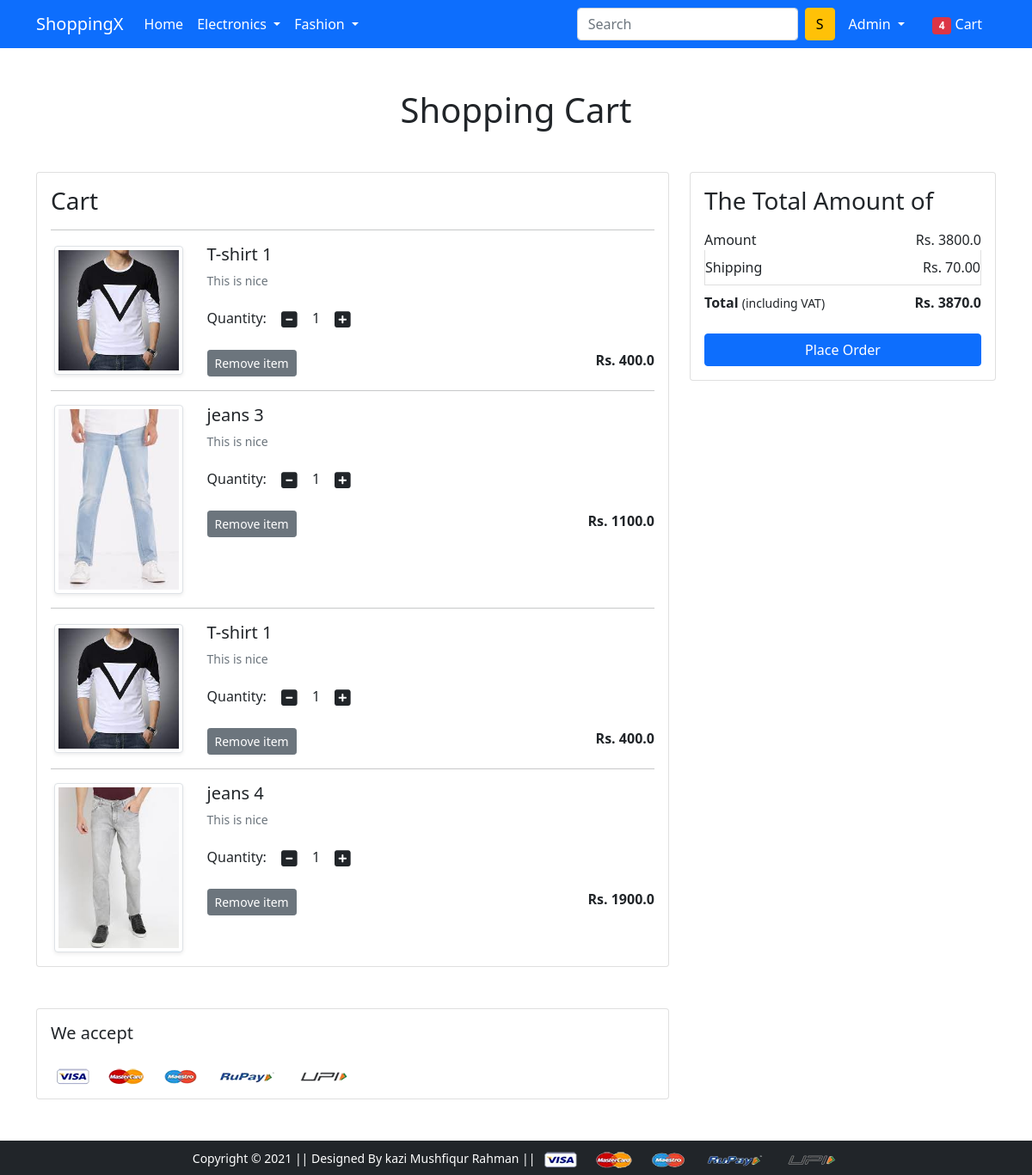
The app's page /show-cart/ (signed in) with its own data.
### app/models.py (models this page shows, shortened)
class Cart(models.Model):
    user = models.ForeignKey(User, on_delete=models.CASCADE)
    product = models.ForeignKey(Product, on_delete=models.CASCADE)
    quantity = models.PositiveIntegerField(default=1)

class Product(models.Model):
    title = models.CharField(max_length=100)
    selling_price = models.FloatField()
    discounted_price = models.FloatField()
    description = models.TextField()
    brand = models.CharField(max_length=100)
    category = models.CharField(choices=CATEGORY_CHOICES, max_length=2)
    product_image = models.ImageField(upload_to='productimg')

### app/views.py (the view)
# urls.py: path('show-cart/', views.show_cart, name='show-cart'),
@login_required
def show_cart(request):
    if request.user.is_authenticated:
        user = request.user
        carts = Cart.objects.filter(user=user)
        amount = 0.0
        shipping_amount = 70.0
        totalamount = 0.0
        if carts:
            for cart in carts:
                temp_amount = cart.quantity * (cart.product.discounted_price)
                amount += temp_amount
            totalamount = amount + shipping_amount
            return render(request, 'app/addtocart.html', {'carts': carts,
            'totalamount': totalamount, 'amount': amount})
        else:
            return render(request, 'app/emptycart.html')

### app/templates/app/addtocart.html (shortened to what this page needs)
{% extends 'app/base.html' %}
{% load static %}
{% block main-content %}
<div class="container my-5">
 <div class="row">
  <h1 class="text-center mb-5">Shopping Cart</h1>
  <div class="col-sm-8">
  <div class="card">
   <div class="card-body">
    <h3>Cart</h3>
    {% for cart in carts %}
    <hr>
    <div class="row">
     <div class="col-sm-3 text-center align-self-center"><img src="{{cart.product.product_image.url}}" alt="" srcset="" class="img-fluid img-thumbnail shadow-sm" height="150" width="150"> </div>
     <div class="col-sm-9">
      <div>
       <h5>{{cart.product.title}}</h5>
       <p class="mb-2 text-muted small">{{cart.product.description}}</p>
       <div class="my-3">
        <label for="quantity">Quantity:</label>
        <a class="minus-cart btn" pid="{{cart.product.id}}"><i class="fas fa-minus-square fa-lg"></i></a>
          <span id="quantity">{{cart.quantity}}</span>
        <a class="plus-cart btn" pid="{{cart.product.id}}"><i class="fas fa-plus-square fa-lg"></i></a>
       </div>
       <div class="d-flex justify-content-between">
        <a href="#" class="btn btn-sm btn-secondary mr-3 remove-cart"
          pid="{{cart.product.id}}">Remove item</a>
        <p class="mb-0">
          <span>
            <strong>Rs. {{cart.product.discounted_price}}</strong>
          </span>
        </p>
       </div>
      </div>
     </div>
    </div>
    {% endfor %}
   </div>
   </div>
  </div>
  <div class="col-sm-4">
   <div class="card">
    <div class="card-body">
      <h3>The Total Amount of</h3>
      <ul class="list-group">
       <li class="list-group-item d-flex justify-content-between align-items-center border-0 px-0 pb-0">
        Amount<span>Rs. <span id="amount">{{amount}}</span></span>
      </li>
       <li class="list-group-item d-flex justify-content-between align-items-center px-0">
        Shipping<span>Rs. 70.00</span>
       </li>
       <li class="list-group-item d-flex justify-content-between align-items-center border-0 px-0 mb-3">
        <div>
           <strong>Total</strong> <small>(including VAT)</small>
         </div>
         <span><strong>Rs. <strong id="totalamount">{{totalamount}}</strong></strong></span>
       </li>
      </ul>
      <div class="d-grid">
        <a href="{% url 'checkout' %}" class="btn btn-primary">Place Order</a>
      </div>
    </div>
   </div>
  </div>
 </div>
</div>
<div class="container">
 <div class="row">
  <div class="col-sm-8">
   <div class="card">
    <div class="card-body">
      <h5 class="mb-4">We accept</h5>
      <img src="{% static 'app/images/payment.png' %}" alt="" class="img-fluid">
    </div>
  </div>
  </div>
 </div>
</div>
{% endblock main-content %}

### app/templates/app/base.html (shortened to what this page needs)
<!doctype html>
{% load static %}
<html lang="en">
  <head>
    <link href="https://cdn.jsdelivr.net/npm/bootstrap@5.0.0-beta1/dist/css/bootstrap.min.css" rel="stylesheet">
    <link rel="stylesheet" href="{% static 'app/css/owl.carousel.min.css' %}">
    <link rel="stylesheet" href="{% static 'app/css/all.min.css' %}">
    <link rel="stylesheet" href="{% static 'app/css/style.css' %}">
  </head>
  <body>
    <nav class="navbar navbar-expand-lg navbar-dark bg-primary">
     <div class="container">
       <a class="navbar-brand" href="/">ShoppingX</a>
       <div class="collapse navbar-collapse" id="navbarSupportedContent">
         <ul class="navbar-nav me-auto mb-2 mb-lg-0">
           <li class="nav-item">
             <a class="nav-link active" aria-current="page" href="/">Home</a>
           </li>
           <li class="nav-item dropdown">
             <a class="nav-link dropdown-toggle text-white" href="#" id="electronicsDropdown" role="button" data-bs-toggle="dropdown" aria-expanded="false">
               Electronics
             </a>
           </li>
           <li class="nav-item dropdown">
             <a class="nav-link dropdown-toggle text-white" href="#" id="fashionDropdown" role="button" data-bs-toggle="dropdown" aria-expanded="false">
               Fashion
             </a>
           </li>
         </ul>
         <form class="d-flex">
           <input class="form-control me-2" type="search" placeholder="Search" aria-label="Search">
           <button class="btn btn-warning" type="submit">S</button>
         </form>
         <div>
          <ul class="navbar-nav me-auto mb-2 mb-lg-0">
            {% if request.user.is_authenticated %}
           <li class="nav-item dropdown mx-2">
              <a class="nav-link dropdown-toggle text-white" href="#" id="profileDropdown" role="button" data-bs-toggle="dropdown" aria-expanded="false">
                {{request.user.username|capfirst}}
              </a>
            </li>
            <li class="nav-item mx-2">
            <a href="{% url 'show-cart' %}" class="nav-link text-white">
              <span class="badge bg-danger">4</span> Cart
            </a>
            </li>
            {% endif %}
          </ul>
         </div>
       </div>
     </div>
    </nav>
    {% block main-content %} {% endblock main-content %}
    <footer class="container-fluid bg-dark text-center p-2 mt-5">
        <small class="text-white">Copyright &copy; 2021 || Designed By kazi Mushfiqur Rahman || </small>
        <img src="{% static 'app/images/payment.png' %}" alt="" srcset="" class="img-fluid" height="2px">
    </footer>
  </body>
</html>

### records on screen
Cart: product.product_image (picture), product "T-shirt 1", product.description "This is nice", quantity "1", product.discounted_price "400.0"
Cart: product.product_image (picture), product "jeans 3", product.description "This is nice", quantity "1", product.discounted_price "1100.0"
Cart: product.product_image (picture), product "T-shirt 1", product.description "This is nice", quantity "1", product.discounted_price "400.0"
Cart: product.product_image (picture), product "jeans 4", product.description "This is nice", quantity "1", product.discounted_price "1900.0"

### other values on screen
{{ request.user.username|capfirst }} "Admin"
{{ amount }} "3800.0"
{{ totalamount }} "3870.0"
